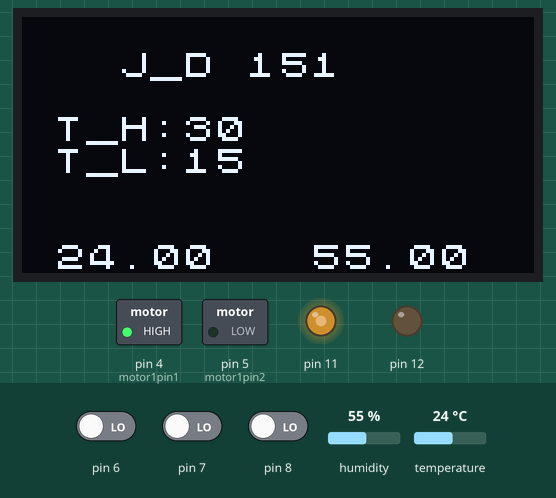
The sketch below on a simulated Arduino Uno, built with avr-gcc and run on an emulated ATmega328P. On the bench: 128×64 one-colour display, switched loads named in the sketch (green lamp = pin HIGH), output pins drawn as LEDs (lit = HIGH). Dashed ring = blinking. The test bench sets the inputs (shaded band); at power-on: pin 7 LOW, pin 6 LOW, pin 8 LOW, temperature 24 °C, humidity 55 %. What the sketch prints to the serial monitor is not drawn.

Above: at 2.4 s.
2.5 s: pin 7 driven HIGH
At 2.85 s:
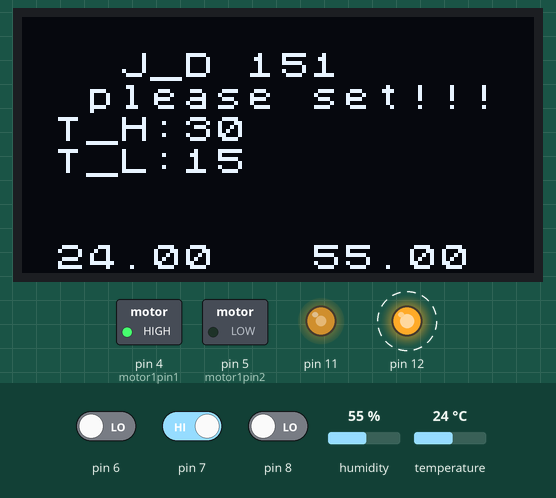
4.4 s: pin 6 driven HIGH
At 5.03 s:
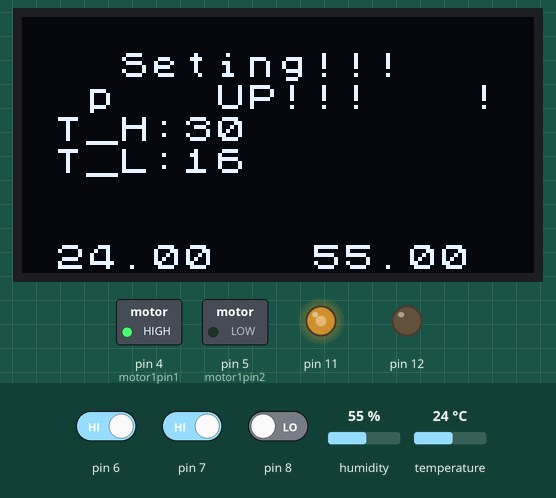
6.4 s: pin 8 driven HIGH
At 7.6 s:
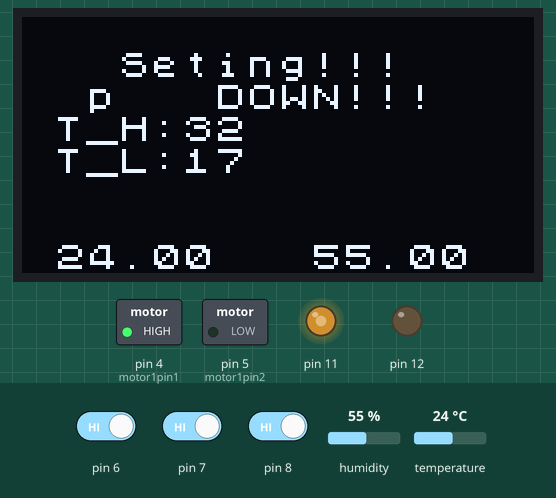
9.2 s: temperature set to 18 °C
At 10.63 s:
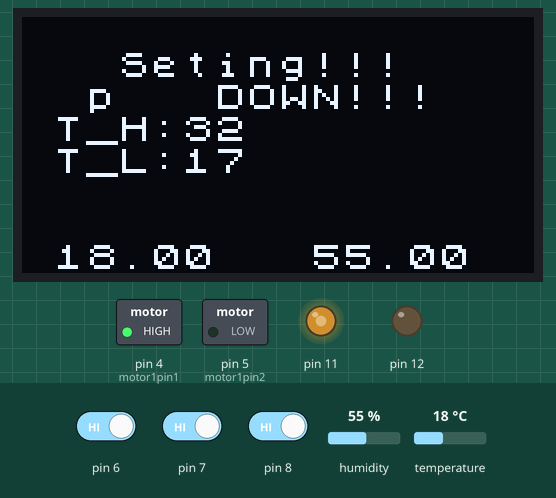
11.6 s: temperature set to 15 °C
At 12.39 s:
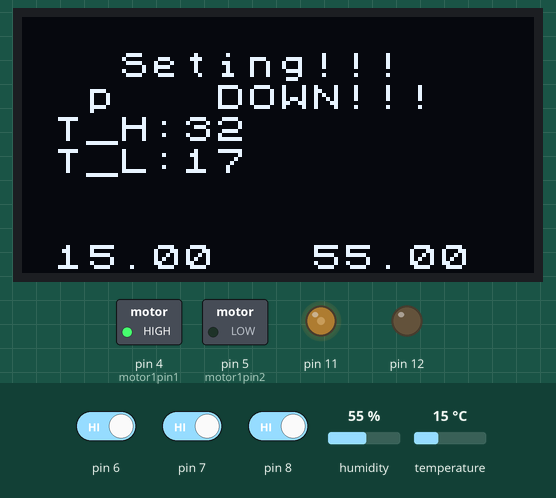
14.0 s: temperature set to 33 °C
At 15.05 s:
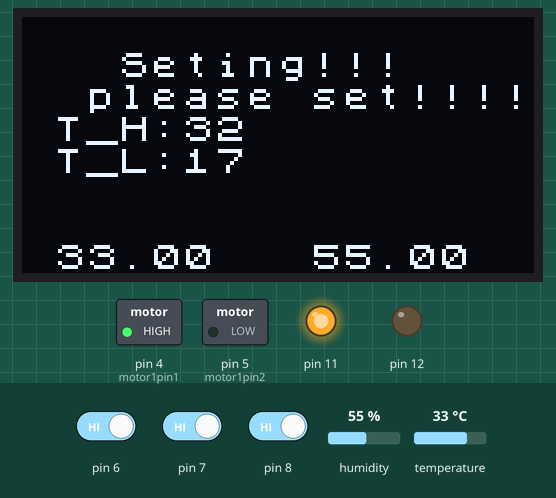
Timing chart, 0 to 17.7 s (numbered marks = the images above; inputs shaded):
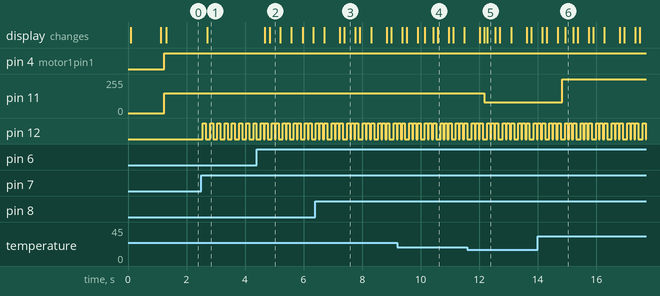

Measured:
- the behaviour switches between 17 and 16 °C on temperature (found by bisection; images 4 and 5)
- after the input at 2.5 s, pin 12: alternates HIGH for 0.10 s and LOW for 0.15 s, starting after 0.06 s; the display: changes after 0.21 s (image 1)
- after the input at 4.4 s, the display: first changes after 0.27 s (image 2 shows a later state)
- after the input at 11.6 s, pin 11: 150/255 → 80/255 after 0.58 s
- after the input at 14.0 s, pin 11: 80/255 → 255/255 after 0.84 s

The sketch:

huiqiang.ino.ino
```cpp
//  转载请注明出处，www.wenzheng.club  阿正原创。

#include <Arduino.h>
#include <U8x8lib.h>
#include <Wire.h>
#ifdef U8X8_HAVE_HW_SPI
#include <SPI.h>
#endif
#include <dht11.h>
dht11 DHT11;
#define DHT11PIN A0
#define motor1pin1 4                              //定义IN1引脚
#define motor1pin2 5                              //定义IN2引脚
#define motor1pwm 11                             //定义ENA引脚
int low_flag =0;
int high_flag =0;
int set_flag =0;
int wendu =26;
int wendu_high = 30;
int wendu_low =15;
int flag = 0;
unsigned long Last_KeyTime = 0;
U8X8_SSD1306_128X64_NONAME_SW_I2C u8x8(/* clock=*/ A4, /* data=*/ A5, /* reset=*/ U8X8_PIN_NONE);   // OLEDs without Reset of the Display
double Fahrenheit(double celsius)
{
        return 1.8 * celsius + 32;
}    //摄氏温度度转化为华氏温度

double Kelvin(double celsius)
{
        return celsius + 273.15;
}     //摄氏温度转化为开氏温度

// 露点（点在此温度时，空气饱和并产生露珠）
// 参考: http://wahiduddin.net/calc/density_algorithms.htm
double dewPoint(double celsius, double humidity)
{
        double A0= 373.15/(273.15 + celsius);
        double SUM = -7.90298 * (A0-1);
        SUM += 5.02808 * log10(A0);
        SUM += -1.3816e-7 * (pow(10, (11.344*(1-1/A0)))-1) ;
        SUM += 8.1328e-3 * (pow(10,(-3.49149*(A0-1)))-1) ;
        SUM += log10(1013.246);
        double VP = pow(10, SUM-3) * humidity;
        double T = log(VP/0.61078);   // temp var
        return (241.88 * T) / (17.558-T);
}
// 快速计算露点，速度是5倍dewPoint()
// 参考: http://en.wikipedia.org/wiki/Dew_point
double dewPointFast(double celsius, double humidity)
{
        double a = 17.271;
        double b = 237.7;
        double temp = (a * celsius) / (b + celsius) + log(humidity/100);
        double Td = (b * temp) / (a - temp);
        return Td;
}
void setup(void)
{
  Serial.begin(9600);
  pinMode(6,INPUT);
  pinMode(12,OUTPUT);
  digitalWrite(6,LOW);
  u8x8.begin();
  u8x8.setPowerSave(0);
  u8x8.setFont(u8x8_font_chroma48medium8_r);
  u8x8.drawString(3,1,"JD-151");
  u8x8.drawString(5,5,"DHQ 201810");
  delay(1000);
  u8x8.clear();
  u8x8.drawString(3,1,"J_D 151");
  u8x8.drawString(1,3,"T_H: ");
  u8x8.drawString(1,4,"T_L: ");
   u8x8.setCursor(5, 3);
  u8x8.print(wendu);
  u8x8.setCursor(5, 4);
  u8x8.print(wendu);
}
void led(){
    digitalWrite(12,HIGH);
    delay(100);
    digitalWrite(12,LOW);
  }
void seting()
{
  if(digitalRead(6) == 1){
    led();
    set_flag = set_flag +1 ;
    if (set_flag == 3) set_flag = 0;
    u8x8.drawString(3,1,"Seting!!!");
  }
  if(digitalRead(7) == 1)
  {
    Serial.print(set_flag);
   led();
   if(set_flag == 0)  u8x8.drawString(2,2,"please set!!!");
   if(set_flag == 1){
   u8x8.drawString(3,2,"   UP!!!   ");
   wendu_low =wendu_low +1;
   }
   if (set_flag == 2){
   u8x8.drawString(3,2,"   UP!!!   ");
   wendu_high =wendu_high +1;
   }
  }
  if(digitalRead(8) == 1)
  {
    led();
  if(set_flag == 0)  u8x8.drawString(2,2,"please set!!!");
  if(set_flag == 1){
   u8x8.drawString(3,2,"   DOWN!!!    ");
   wendu_low =wendu_low -1;
   }
   if (set_flag ==2){
   u8x8.drawString(3,2,"   DOWN!!   !");
   wendu_high =wendu_high -1;
    }
  }
  }
  void panduan(){
    if((float)DHT11.temperature < wendu_low){
        motor(motor1pin1,motor1pin2,motor1pwm,80);
      }
    if((float)DHT11.temperature>wendu_low && (float)DHT11.temperature < wendu_high ){
       motor(motor1pin1,motor1pin2,motor1pwm,150);
      }
    if((float)DHT11.temperature > wendu_high){
       motor(motor1pin1,motor1pin2,motor1pwm,255);
      }

    }
void loop(void)
{
  int chk = DHT11.read(DHT11PIN);
  seting();
  panduan();
  u8x8.setCursor(5, 3);
  u8x8.print(wendu_high);
  u8x8.setCursor(5, 4);
  u8x8.print(wendu_low);
  u8x8.setCursor(9, 7);
  u8x8.print((float)DHT11.humidity);
  u8x8.setCursor(1, 7);
  u8x8.print((float)DHT11.temperature);

}
void motor(int motorpin1,int motorpin2,int motorpwm,int val)  //定义一个电机转动函数
{
pinMode(motorpin1,OUTPUT);                              //输出第一个引脚
pinMode(motorpin2,OUTPUT);                             //输出第二个引脚
digitalWrite(motorpin2,0);                                    //将第二个引脚置低
digitalWrite(motorpin1,1);                                     //将第一个引脚抬高
analogWrite(motorpwm,val);                                //给EN引脚设定模拟值，设定转速
}
```
